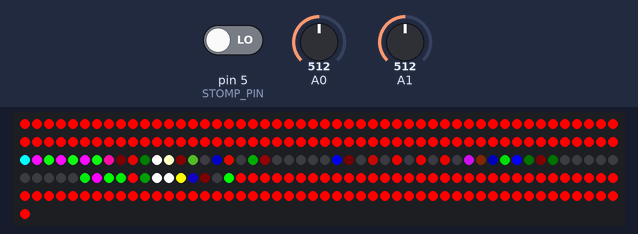
A sketch run on a simulated Arduino Uno, built with avr-gcc and run on an emulated ATmega328P. Parts: 251 RGB LEDs in strip order, left to right, continuing on the next row. The inputs (shaded band) are chosen by the test bench; at power-on: A0 = 512, A1 = 512, pin 5 (STOMP_PIN) LOW. EEPROM starts erased.

Above: at 1.2 s.
1.3 s: A0 set to 0
At 2.0 s:
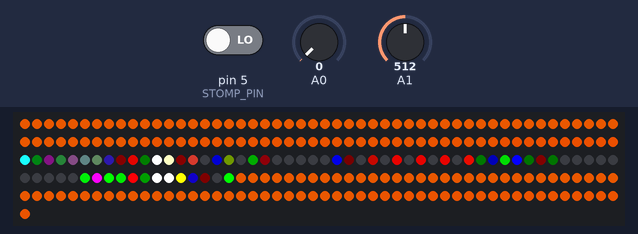
4.3 s: A1 set to 490
6.9 s: A0 set to 17
9.7 s: A1 set to 0
At 10.19 s:
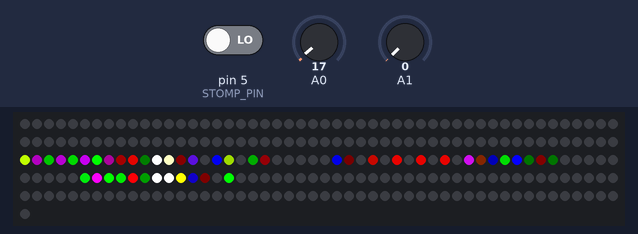
12.1 s: A1 set to 306
At 12.32 s:
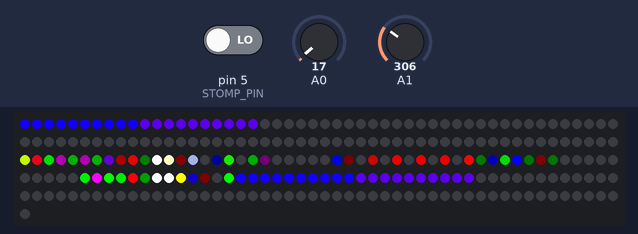
15.1 s: A0 set to 510
At 15.35 s:
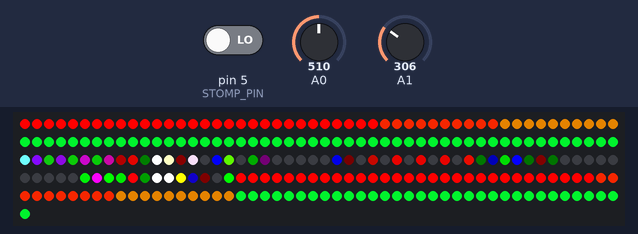

Measured:
- after the input at 9.7 s, the LEDs: first change at once (image 2 shows a later state)
- after the input at 12.1 s, the LEDs: change after 0.07 s (image 3)
- after the input at 15.1 s, the LEDs: change after 0.10 s (image 4)

The sketch:

monitor_mesh.ino
```cpp
#include <FastLED.h>
#include "EEPROM.h"

/* Output pin definitions */
#define NUM_LEDS 100 // Number of LED's in the strip
#define DATA_PIN 6 // Data out
#define ANALOG_PIN_L 1 // Left audio channel
#define ANALOG_PIN_R 0 // Right audio channel
#define REFRESH_POT_PIN 2 // Left pot
#define STOMP_PIN 5 // The pin connected to the stomp button
#define STROBE_PIN 12 // Strobe pin
#define RESET_PIN 13 // Reset Pin

/* Sensitivity variables, refresh variables, and start/end points */
#define LED_STACK_SIZE 10 // How many LED's in each stack
#define SOUND_SMOOTHING_LENGTH 2 // How many sound samples to use for smoothing
#define MAX_AMPLITUDE 2000 // Maximum possible amplitude value
#define MIN_AMPLITUDE 500 // Lowest possible amplitude value (Higher number causes there to be more blank LED's)

#define TICKS 100
#define MILLIS_PER_TICK (1000 / TICKS)

int monomode; // Used to duplicate the left single for manual input
int refresh_rate; // Refresh rate of the animation
int refresh_counter = 0; // Looping variable for refresh loop
int sensitivity; // Sensitivity value
int start_hue = 192;

int next_tick = 0; // Refresh rate of the animation

/* Represents the left and right LED color values.
 * In the case of an odd number of LED's, you need to adjust these
 * values and the values of RIGHT_START_POINT, LEFT_START_POINT, etc.
 */

int LED_stack[LED_STACK_SIZE] = {0};

// Set color value to full saturation and value. Set the hue to 0
CHSV color(0, 255, 255);
CRGB leds[NUM_LEDS]; // Represents LED strip

// Read in and sum amplitudes for the 7 frequency bands
int get_freq_sum(int pin) {

  int i;
  int spectrum_values[7];
  int spectrum_total = 0;

  //get readings from chip, sum freq values
  for (i = 0; i < 7; i++) {
    digitalWrite(STROBE_PIN, LOW);
    delayMicroseconds(30); // to allow the output to settle

    spectrum_values[i] = analogRead(pin);
    spectrum_total += spectrum_values[i];

    // strobe to the next frequency
    digitalWrite(STROBE_PIN, HIGH);
  }

  return spectrum_total;
}

/* Sets led 'position' to 'value' and converts the value to an HSV value.
 * Compared to the A3 code, this code produces color values closer to white.
 * The A3 code always has only two colors lit at a time. For example red and
 * green but not blue or blue and red but not green.
 * As a result, the colors are more like pastel hues than bold hues.
 * Another option would be to do something similar to the limited RGB values from A3.
 */
void set_LED_color(int position, int value) {
  // If lower than min amplitude, set to min amplitude
  if(value <= MIN_AMPLITUDE) {
    value = MIN_AMPLITUDE;
  }

  // Subtract min amplitude so lowest value is 0
  value -= MIN_AMPLITUDE;

  float max = (MAX_AMPLITUDE - MIN_AMPLITUDE);
  if(value > max) value = max;
  float ratio = ((float)(value / max));
  if(ratio == 0) {
    color.val = 0;
  } else {
    color.val = 255;
  }
  color.saturation = 255;
  color.hue = start_hue + (-ratio * start_hue);
  leds[position] = color;
}

/*  Push a new LED color value onto the beginning of the stack.
 *  The last LED color value is discarded. This is the primary
 *  function relating to the propagation behavior.
 */
void push_stack(int stack[], int value) {
  int sum = 0;
  for (int i = 0; i < SOUND_SMOOTHING_LENGTH; i++) {
    sum += stack[i];
  }
  sum += value;
  value = sum / (SOUND_SMOOTHING_LENGTH + 1);

  for(int i = (LED_STACK_SIZE - 1); i >= 0; --i) {
    stack[i] = stack[i - 1];
  }
  stack[0] = value;
}


void setup() {

  // Instantiate Neopixels with FastLED
  FastLED.addLeds<NEOPIXEL, DATA_PIN>(leds, 251);
  FastLED.show();

  // Clear any old values on EEPROM
  if (EEPROM.read(1) > 1){EEPROM.write(1,0);} // Clear EEPROM

  // Set pin modes
  pinMode(ANALOG_PIN_L, INPUT);
  pinMode(ANALOG_PIN_R, INPUT);
  pinMode(STOMP_PIN, INPUT);
  pinMode(STROBE_PIN, OUTPUT);
  pinMode(RESET_PIN, OUTPUT);

  digitalWrite(RESET_PIN, LOW);
  digitalWrite(STROBE_PIN, HIGH);

  // If stomp is being pressed during setup, set monomode to True
  if (digitalRead(STOMP_PIN) == HIGH){
    if (EEPROM.read(1) == 0){
      EEPROM.write(1,1);
    }else if (EEPROM.read(1) == 1) {
      EEPROM.write(1,0);
    }
  }

  // Set monomode based on the EEPROM state
  monomode = EEPROM.read(1);
}

void loop() {
  int current_time = millis();

  if (current_time > next_tick) {
    next_tick = current_time + MILLIS_PER_TICK;
  } else {
    return;
  }

  // Reset EQ7 chip
  digitalWrite(RESET_PIN, HIGH);
  digitalWrite(RESET_PIN, LOW);

  // Get the sum of the amplitudes of all 7 frequency bands
  int amp_sum_L = get_freq_sum(ANALOG_PIN_L);
  int amp_sum_R = get_freq_sum(ANALOG_PIN_R);

  push_stack(LED_stack, (amp_sum_L + amp_sum_R) / 2);

  for(int i = 0; i < 10; i++) {
    for (int j = 0; j < 10; j++) {
      set_LED_color((i * 10) + j, LED_stack[i]);
    }
  }

  // Show the new LED values
  FastLED.show();
}
```
